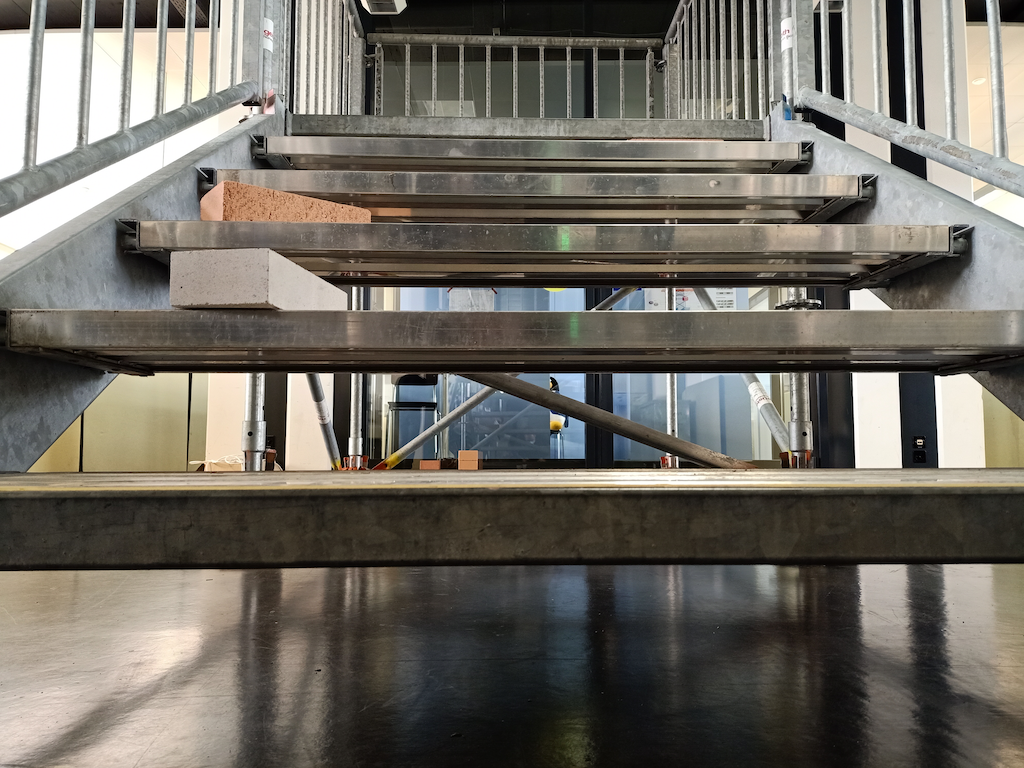
#> input picture Raspberry_Pi/Manuel_draft/StairDetection/img-edge/treppe_3.png, 1024 x 768 px, given in place of the camera
$ python StairDetection_6_verticalLines.py
#> lines starting #> are read from the running program, lines starting #| are printed output that depends on the picture
import cv2
import numpy as np

video = cv2.VideoCapture(0)

# Write some Text

font = cv2.FONT_HERSHEY_SIMPLEX
bottomLeftCornerOfText = (10, 100)
fontScale = 1
fontColor = (0, 0, 255)
lineType = 2


def nothing(x):
    pass


windowName = "Trackbar Board"

trackbar0_name = 'NoVLines'
trackbar1_name = 'NoHLines'
trackbar2_name = 'NoLines'
trackbar3_name = 'maxLineGap'
trackbar4_name = 'lenHLine'
trackbar5_name = 'lenVLine'
trackbar6_name = 'lineRotation'
trackbar7_name = 'canny1'
trackbar8_name = 'canny2'
cv2.namedWindow(windowName, cv2.WINDOW_GUI_NORMAL)
cv2.createTrackbar(trackbar0_name, windowName, 8, 30, nothing)  # third parameter = default value / best value 8
cv2.createTrackbar(trackbar1_name, windowName, 4, 10, nothing)  # third parameter = default value / best value 4
cv2.createTrackbar(trackbar2_name, windowName, 100, 200, nothing)  # best value 100
cv2.createTrackbar(trackbar3_name, windowName, 40, 100, nothing)  # best value: 50
cv2.createTrackbar(trackbar4_name, windowName, 313, 700, nothing)  # best value: 313
cv2.createTrackbar(trackbar5_name, windowName, 50, 200, nothing)  # best value: 50
cv2.createTrackbar(trackbar6_name, windowName, 1, 30, nothing)  # best value: 1
cv2.createTrackbar(trackbar7_name, windowName, 100, 255, nothing)  # best value: 100
cv2.createTrackbar(trackbar8_name, windowName, 120, 255, nothing)  # best value: 120


while True:

    amount_v_lines = cv2.getTrackbarPos(trackbar0_name, windowName)
    amount_h_lines = cv2.getTrackbarPos(trackbar1_name, windowName)
    amount_lines = cv2.getTrackbarPos(trackbar2_name, windowName)
    max_line_gap = cv2.getTrackbarPos(trackbar3_name, windowName)
    line_h_length = cv2.getTrackbarPos(trackbar4_name, windowName)
    line_v_length = cv2.getTrackbarPos(trackbar5_name, windowName)
    line_rotation = cv2.getTrackbarPos(trackbar6_name, windowName)
    canny1 = cv2.getTrackbarPos(trackbar7_name, windowName)
    canny2 = cv2.getTrackbarPos(trackbar8_name, windowName)
    ret, orig_frame = video.read()
#> orig_frame is the input picture: shape (768, 1024, 3); mean B, G, R 98.5, 106.8, 111.2
    if not ret:
        video = cv2.VideoCapture(0)
        continue
    frame = cv2.GaussianBlur(orig_frame, (5, 5), 0)
    # [4 lines of commented-out code are left out]
    edges = cv2.Canny(frame, canny1, canny2)
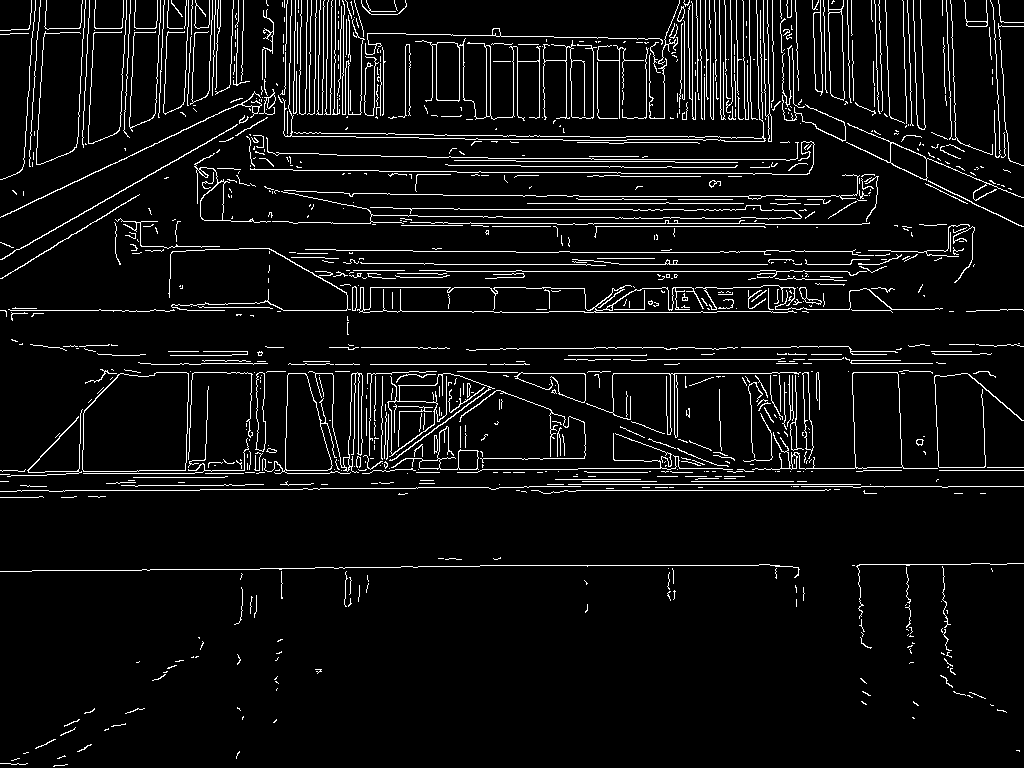
#> edges: shape (768, 1024); 6.2% white in thin lines or dots
    lines = cv2.HoughLinesP(edges, 1, np.pi / 180, 50, maxLineGap=max_line_gap)
#> lines = 516 rows, first 6: [516, 490, 864, 490], [104, 373, 391, 373], [28, 28, 1000, 45], [424, 264, 879, 264], [176, 133, 615, 140], [578, 468, 937, 468]
    horizontal_lines = list()
    if lines is not None:
        horizontal_lines = list()
        vertical_lines = list()
        for line in lines:
            x1, y1, x2, y2 = line[0]
            if abs(x2 - x1) > line_h_length and abs(y2 - y1) < line_rotation:
                cv2.line(frame, (x1, y1), (x2, y2), (0, 255, 0), 5)
                horizontal_lines.append(line)
                print("h" + str(len(horizontal_lines)))
            if abs(y2 - y1) > line_v_length and abs(x2 - x1) < 20:  # Rotation line_v
                cv2.line(frame, (x1, y1), (x2, y2), (255, 0, 0), 5)
                vertical_lines.append(line)
                print("v" + str(len(vertical_lines)))
            if len(horizontal_lines) >= amount_h_lines and len(vertical_lines) >= amount_v_lines and len(lines) >= amount_lines:
                print("stair detected")
                cv2.putText(frame, 'stair detected!',
                            bottomLeftCornerOfText,
                            font,
                            fontScale,
                            fontColor,
                            lineType)
#> this loop made 516 passes
#| h1
#| h2
#| h3
#| h4
#| h5
#| h6
#| h7
#| h8
#> (further printed lines are left out)
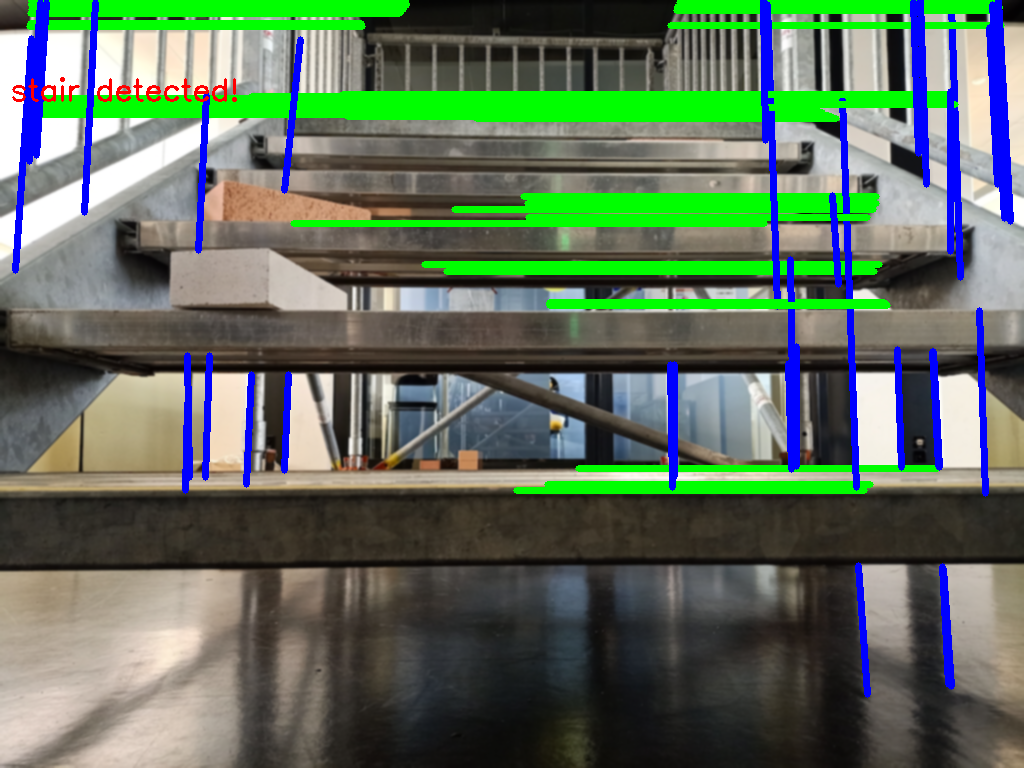
#> frame: shape (768, 1024, 3); mean B, G, R 93.8, 111.3, 94.3
#> after the loop, horizontal_lines = 54 items, first 6: [[516, 490, 864, 490]], [[424, 264, 879, 264]], [[578, 468, 937, 468]], [[446, 271, 874, 271]], [[547, 484, 870, 484]], [[293, 223, 764, 223]]; vertical_lines = 34 items, first 6: [[951, 4, 960, 277]], [[897, 349, 901, 467]], [[933, 351, 939, 467]], [[842, 99, 856, 487]], [[992, 4, 1004, 218]], [[767, 4, 777, 306]]
    cv2.imshow("frame", frame)
    cv2.imshow("edges", edges)
    key = cv2.waitKey(1)
#> (key Esc is pressed here)
    if key == 27:
        break
video.release()
cv2.destroyAllWindows()
